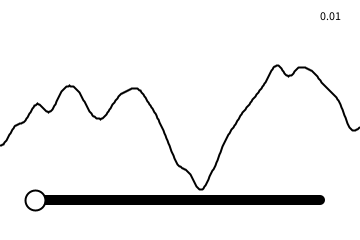
Frame 1 (no input)
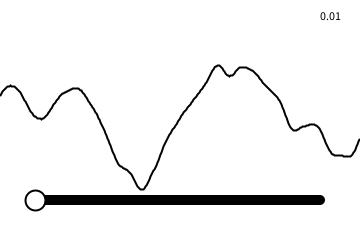
Frame 60 (the mouse pressed at the canvas centre just before this capture)
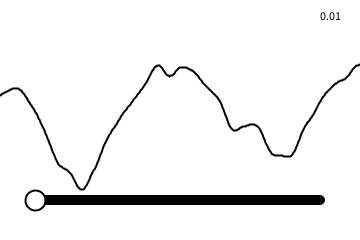
Frame 120 (the mouse held since frame 60 and released just before this capture)

The Processing sketch that drew these frames (run headless with seeded random() and noise(); from frame 60 on, the mouse is pressed at the canvas centre):

// Processing sketch: noise_range
// ── noise_range.pde
float t = 0.0;
float step = 0.01;
PVector range;

/* Note: flicker at larger steps
*/

void setup() {
  size(360, 240);
  range = new PVector(35, height - 40);
}

void draw() {
  background(255);
  float xoff = t;
  float step = map(range.x, 35, width - 35, 0.01, 0.1);
  
  noFill();
  stroke(0);
  strokeWeight(2);
  beginShape();
  for (int i = 0; i < width; i++) {
    float y = noise(xoff) * height;
    xoff += step;
    vertex(i, y);
  }
  endShape();
  t += 0.01;
  
  fill(0);
  noStroke();
  rect(40, height - 45, width - 80, 10);
  circle(40, height - 40, 10);
  circle(width - 40, height - 40, 10);
  
  fill(255);
  stroke(0);
  strokeWeight(2);
  circle(range.x, range.y, 20);
  
  fill(0);
  textSize(12);
  text(String.valueOf(step), width - 40, 20);
}

void mouseDragged() {
  if (mouseY < height - 30 && mouseY > height - 50) {
    float dist = mouseX - range.x;
    range.x += dist;
    
    if (range.x < 35)
      range.x = 35;
    else if (range.x > width - 35)
      range.x = width - 35;
  }
}
